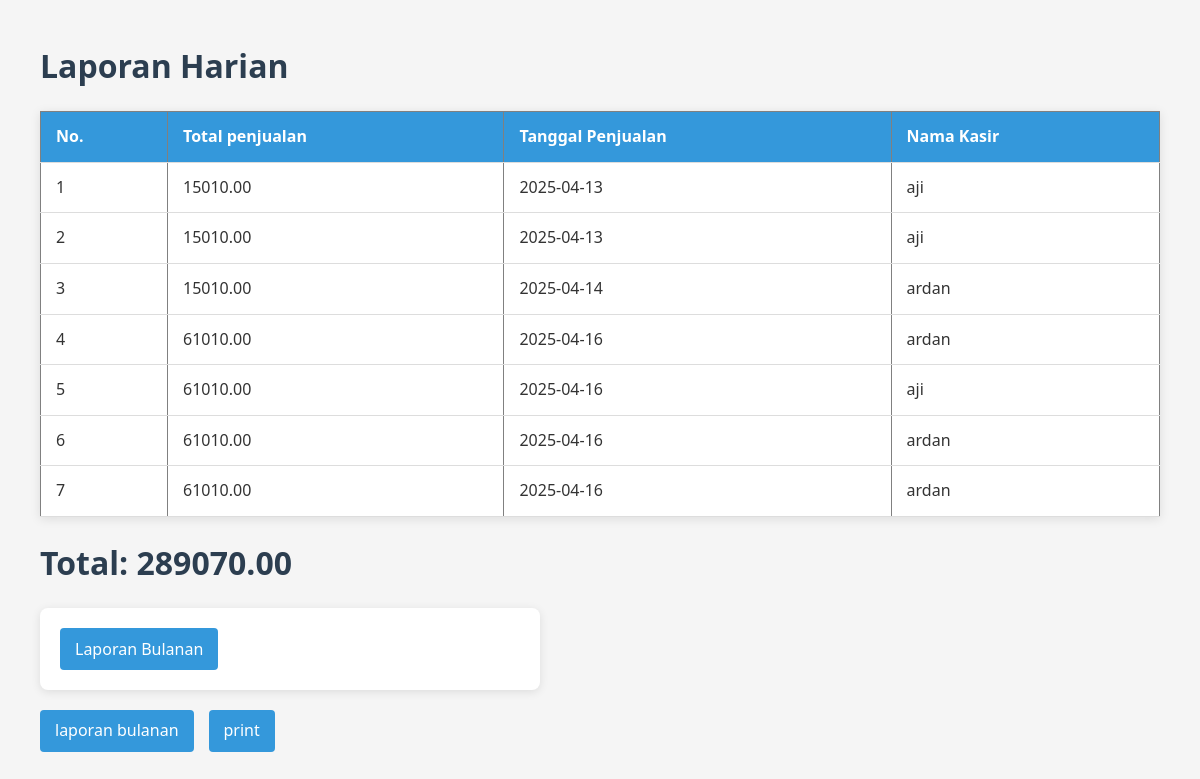
The app's page /page/laporan_harian.php with its own data.
### tables this page shows
CREATE TABLE `laporan_harian` (
  `id_laporan_harian` int(50) NOT NULL,
  `total_penjualan` decimal(10,2) NOT NULL,
  `tanggal_penjualan` date NOT NULL DEFAULT current_timestamp(),
  `nama_kasir` varchar(255) NOT NULL,
  `id_user` int(50) NOT NULL
);

### page/laporan_harian.php (the view, shortened to what this page needs)
<?php
include '../config/conn.php';
$menu = "SELECT * FROM laporan_harian";
$query = mysqli_query($conn, $menu)
    ?>
<!DOCTYPE html>
<html lang="en">
<head>
    <link rel="stylesheet" href="../src/CSS/style.css">
</head>
<body>
    <div class="container">
        <h1>Laporan Harian</h1>
        <table border="1">
            <thead>
                <tr>
                    <th>No.</th>
                    <th>Total penjualan</th>
                    <th>Tanggal Penjualan</th>
                    <th>Nama Kasir</th>
                </tr>
            </thead>
            <tbody>
                <?php $no = 1;
                while ($row = mysqli_fetch_assoc($query)) { ?>
                    <tr>
                        <td><?= $no++ ?></td>
                        <td><?= $row['total_penjualan'] ?></td>
                        <td><?= $row['tanggal_penjualan'] ?></td>
                        <td><?= $row['nama_kasir'] ?></td>
                    </tr>
                <?php } ?>
            </tbody>
        </table>
        <?php
        $list_total = "SELECT SUM(total_penjualan) AS total FROM laporan_harian";
        $kirim_total = mysqli_query($conn, $list_total);
        $result_total = mysqli_fetch_assoc($kirim_total);
        ?>
        <h1>Total: <?= $result_total['total'] ?></h1>
        <form method="post">
            <button name="laporan_bulanan">Laporan Bulanan</button>
        </form>
        <div class="nav-links">
            <a href="./laporan_bulanan.php">laporan bulanan</a>
            <a href="./print_harian.php">print</a>
        </div>
    </div>
</body>
</html>

### src/CSS/style.css (style rules this page uses)
* { margin: 0; padding: 0; box-sizing: border-box; font-family: 'Segoe UI', Tahoma, Geneva, Verdana, sans-serif; }
body { background-color: #f5f5f5; color: #333; line-height: 1.6; padding: 20px; }
a { text-decoration: none; color: #3498db; transition: color 0.3s; }
h1, h2, h3, h4 { margin-bottom: 15px; color: #2c3e50; }
form { background: white; padding: 20px; border-radius: 8px; box-shadow: 0 2px 10px rgba(0, 0, 0, 0.1); margin: 20px 0; max-width: 500px; }
button { background-color: #3498db; color: white; border: none; padding: 10px 15px; border-radius: 4px; cursor: pointer; font-size: 16px; transition: background-color 0.3s; }
table { width: 100%; border-collapse: collapse; margin: 20px 0; background: white; box-shadow: 0 2px 10px rgba(0, 0, 0, 0.1); }
th, td { padding: 12px 15px; text-align: left; border-bottom: 1px solid #ddd; }
th { background-color: #3498db; color: white; }
.nav-links { display: flex; gap: 15px; margin: 20px 0; }
.nav-links a { padding: 8px 15px; background-color: #3498db; color: white; border-radius: 4px; }
.container { max-width: 1200px; margin: 0 auto; padding: 20px; }

### records on screen
laporan_harian: total_penjualan "15010.00", tanggal_penjualan "2025-04-13", nama_kasir "aji"
laporan_harian: total_penjualan "15010.00", tanggal_penjualan "2025-04-13", nama_kasir "aji"
laporan_harian: total_penjualan "15010.00", tanggal_penjualan "2025-04-14", nama_kasir "ardan"
laporan_harian: total_penjualan "61010.00", tanggal_penjualan "2025-04-16", nama_kasir "ardan"
laporan_harian: total_penjualan "61010.00", tanggal_penjualan "2025-04-16", nama_kasir "aji"
laporan_harian: total_penjualan "61010.00", tanggal_penjualan "2025-04-16", nama_kasir "ardan"
laporan_harian: total_penjualan "61010.00", tanggal_penjualan "2025-04-16", nama_kasir "ardan"

### other values on screen
$result_total['total'] "289070.00"
